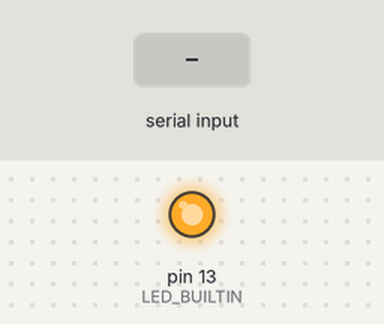
Bench run of a sketch on a simulated Arduino Uno, built with avr-gcc and run on an emulated ATmega328P. On the bench: output pins drawn as LEDs (lit = HIGH). The inputs (shaded band) are chosen by the test bench.

Above: at 1.2 s.
1.3 s: "@2:LED:ON\n" received over Serial
At 2.4 s:
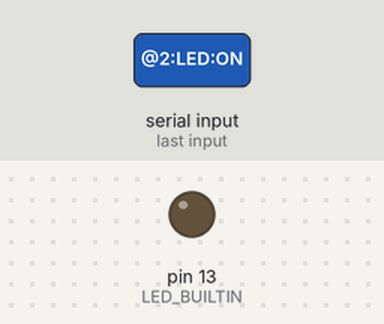
2.8 s: "@2:LED:OFF\n" received over Serial
At 3.6 s:
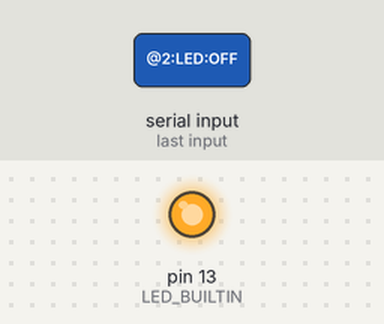
Timing chart, 0 to 5.8 s (numbered marks = the images above; inputs shaded):
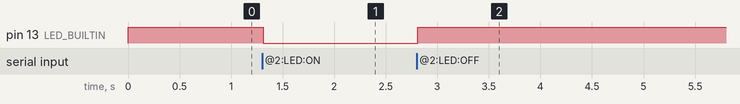

The sketch:

esp8266_code.ino
```cpp
void setup() {

  Serial.begin(9600);

  pinMode(LED_BUILTIN, OUTPUT);

  // ESP8266 onboard LED is normally active LOW
  digitalWrite(LED_BUILTIN, HIGH);
}

void loop() {

  if (Serial.available()) {

    String command = Serial.readStringUntil('\n');

    command.trim();

    // ESP8266 address = 2

    if (command == "@2:LED:ON") {

      digitalWrite(LED_BUILTIN, LOW);
    }

    else if (command == "@2:LED:OFF") {

      digitalWrite(LED_BUILTIN, HIGH);
    }
  }
}
```

Measured:
- after the input at 1.3 s, pin 13 (LED_BUILTIN): HIGH → LOW at once
- after the input at 2.8 s, pin 13 (LED_BUILTIN): LOW → HIGH at once
